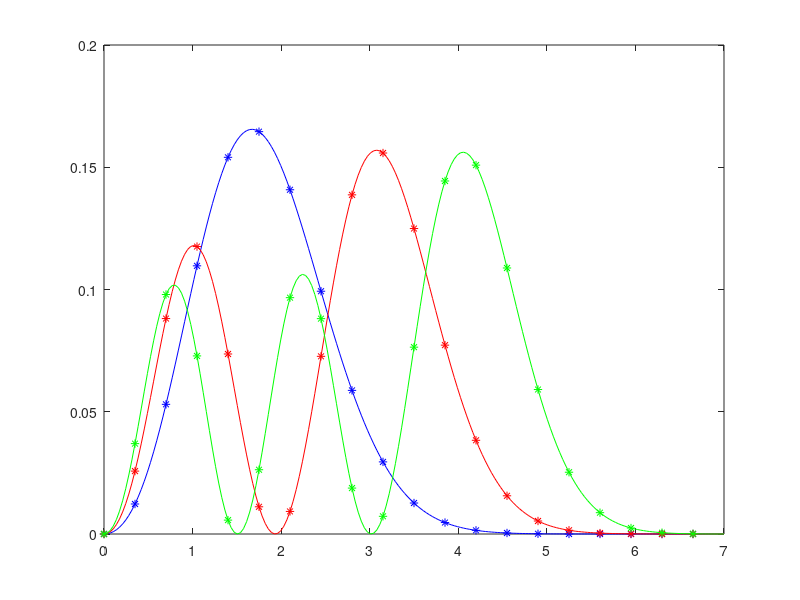

Write MATLAB code to recreate this figure. (Note: this script raises an error after producing the figure.)
data = load('data_plot_rep_w050.txt');
rho = data(:,1);
prob_func1 = data(:,2);
prob_func2 = data(:,3);
prob_func3 = data(:,4);

%To get nice plotting
figure()
for i=1:1
    G_state = plot(rho(1:10:200),prob_func1(1:10:200),...
        '*b',rho,prob_func1,'-b');
    hold on
    fst_exci = plot(rho(1:10:200),prob_func2(1:10:200),...
        '*r',rho,prob_func2,'-r');
    snd_exci = plot(rho(1:10:200),prob_func3(1:10:200),...
        '*g',rho,prob_func3,'-g');

    G_group = hggroup;
    fst_group = hggroup;
    snd_group = hggroup;

    set(G_state,'Parent',G_group)
    set(fst_exci,'Parent',fst_group)
    set(snd_exci,'Parent',snd_group)

    set(get(get(G_group,'Annotation'),'LegendInformation'),...
        'IconDisplayStyle','on'); 
    set(get(get(fst_group,'Annotation'),'LegendInformation'),...
        'IconDisplayStyle','on');
    set(get(get(snd_group,'Annotation'),'LegendInformation'),...
        'IconDisplayStyle','on'); 
    legend('Ground state: \lambda_0 = 3','1st excited: \lambda_1 = 7',...
        '2nd excited: \lambda_2 = 11')

    %legend('Ground state: \lambda_0 = 3','','1st excited: \lambda_1 = 7','2nd excited: \lambda_2 = 11')
    xlabel(['$$\rho$$'],'interpreter','latex','FontSize',14)
    ylabel(['$$|\psi|^2$$'],'interpreter','latex','FontSize',14)
end
